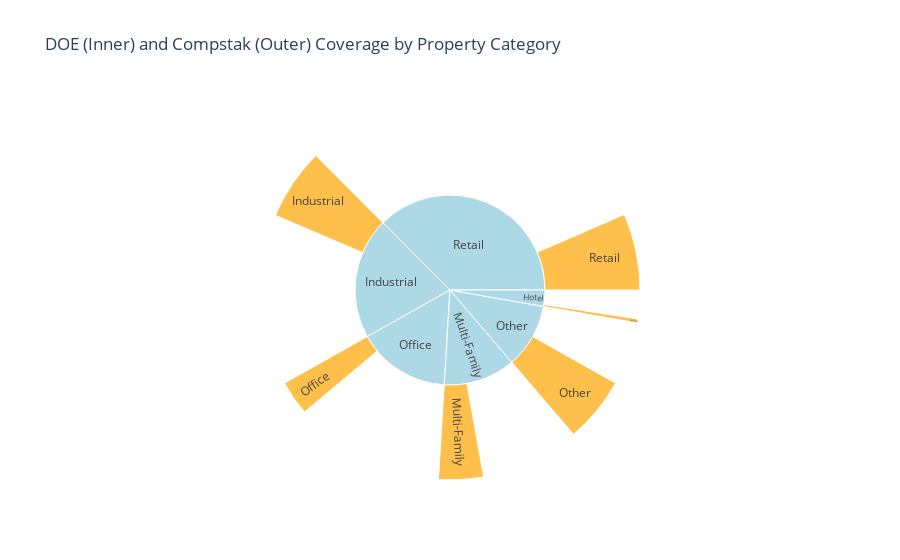

Source (notebook cell):
### Markdown cell above
## Sunburst Visualization (DOE Inner, Compstak Outer)
The inner ring shows DOE category counts, and the outer ring shows Compstak counts for the same categories.

### Code cell
# Prepare data for hierarchical sunburst: DOE (inner), Compstak (outer)
sunburst_hier = []
# Add DOE categories (parents are '')
for _, row in doe_counts.iterrows():
    sunburst_hier.append({
        'id': f"DOE_{row['Category']}",
        'label': row['Category'],
        'parent': '',
        'value': row['DOE_Count']
    })
# Add Compstak categories (parent is DOE category)
for _, row in compstak_counts.iterrows():
    sunburst_hier.append({
        'id': f"Compstak_{row['Category']}",
        'label': row['Category'],
        'parent': f"DOE_{row['Category']}",
        'value': row['Compstak_Count']
    })
sunburst_hier_df = pd.DataFrame(sunburst_hier)

fig = px.sunburst(
    sunburst_hier_df,
    ids='id',
    names='label',  # <-- use 'names' instead of 'labels'
    parents='parent',
    values='value',
    title='DOE (Inner) and Compstak (Outer) Coverage by Property Category',
)
fig.update_traces(
    sort=False,
    marker=dict(colors=["lightblue" if 'DOE' in i else "orange" for i in sunburst_hier_df['id']])
)
fig.show()

### Figure 1 — Plotly figure (JSON) as saved in the notebook; plotly's stock layout.template omitted (floating-point values rounded to 4 significant figures)
{"data": [{"domain": {"x": [0, 1], "y": [0, 1]}, "hovertemplate": "label=%{label}<br>value=%{value}<br>parent=%{parent}<br>id=%{id}<extra></extra>", "ids": ["DOE_Retail", "DOE_Industrial", "DOE_Office", "DOE_Multi-Family", "DOE_Other", "DOE_Hotel", "Compstak_Retail", "Compstak_Industrial", "Compstak_Other", "Compstak_Multi-Family", "Compstak_Office", "Compstak_Hotel"], "labels": ["Retail", "Industrial", "Office", "Multi-Family", "Other", "Hotel", "Retail", "Industrial", "Other", "Multi-Family", "Office", "Hotel"], "marker": {"colors": ["lightblue", "lightblue", "lightblue", "lightblue", "lightblue", "lightblue", "orange", "orange", "orange", "orange", "orange", "orange"]}, "name": "", "parents": ["", "", "", "", "", "", "DOE_Retail", "DOE_Industrial", "DOE_Other", "DOE_Multi-Family", "DOE_Office", "DOE_Hotel"], "sort": false, "type": "sunburst", "values": [931077, 438534, 388432, 253361, 161804, 73277, 195522, 183106, 167732, 114427, 88768, 10068]}], "layout": {"legend": {"tracegroupgap": 0}, "title": {"text": "DOE (Inner) and Compstak (Outer) Coverage by Property Category"}}}
